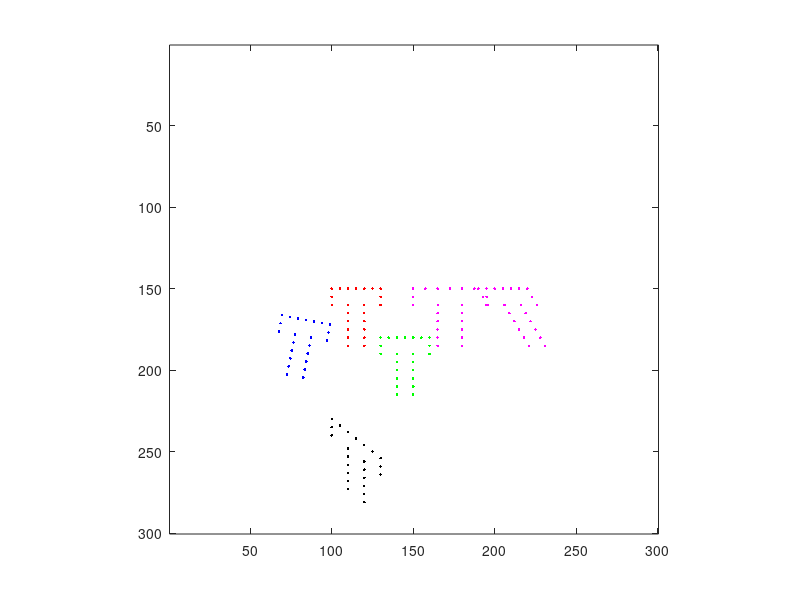

Write MATLAB code to recreate this figure.
clear all, close all;

%   ones(N,M) returns a NxM matrix of 1's

img = ones(300,300);

figure;
imshow(img); axis on; hold on;

% ----- letter T ----- %

top = [ 50 55 60 65 70 75 80
        100 100 100 100 100 100 100 ];
L_side = [ 50 50
           105 110];
R_side = [ 80 80
            105 110];
troncoL = [ 60 60 60 60 60 60
            110 115 120 125 130 135 ];
troncoR = [ 70 70 70 70 70 70
            110 115 120 125 130 135 ];
SHAPE = 50 + [top R_side troncoR troncoL L_side ];

plot(SHAPE(1,:),SHAPE(2,:),'r.')


% Operations performed on T

% ----- Translate ----- %

T = [1 0 0; 0 1 0; 30 30 1];
Translacao = [SHAPE' ones(length(SHAPE),1)] * T;
plot(Translacao(:,1),Translacao(:,2),'g.');

% ----- Rotate ----- %

teta = (11*pi/180)

R = [ cos(teta) sin(teta)   0
       -sin(teta) cos(teta) 0
       0        0       1 ];

Rotacao = [SHAPE' ones(length(SHAPE),1)] * R;
plot(Rotacao(:,1),Rotacao(:,2),'b.');

% ----- Rotate ----- %

cx = 1.5;
cy = 1;
S = [cx 0 0; 0 cy 0; 0 0 1];
Scaling = [SHAPE' ones(length(SHAPE),1)] * S;

plot(Scaling(:,1),Scaling(:,2),'m.');

% ----- Shear ----- %

sv = 0.6;
sh = 0.8;
SCH_V = [ 1 0 0; sv 1 0; 0 0 1]
SCH_H = [ 1 sh 0; 0 1 0; 0 0 1]

Shear_h = [SHAPE' ones(length(SHAPE),1)] * SCH_H;
Shear_v = [SHAPE' ones(length(SHAPE),1)] * SCH_V;

plot(Shear_v(:,1),Shear_v(:,2),'m.');
plot(Shear_h(:,1),Shear_h(:,2),'k.');
